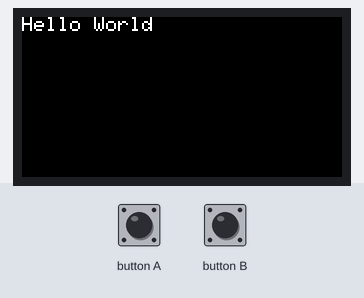
Bench run of a sketch on a simulated ESP32. Parts: 160×80 colour display. The inputs (shaded band) are chosen by the test bench. WiFi joins after 1.5 s; servers stay silent unless stated; what the sketch prints to the serial monitor is not drawn.

Above: at 1.3 s.
1.4 s: button A pressed for 0.15 s
At 4.1 s:
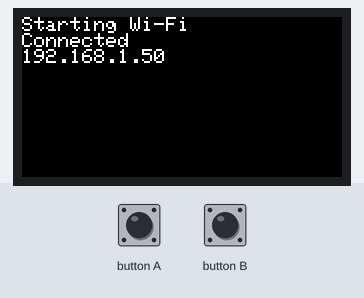
4.4 s: button B pressed for 0.15 s
At 5.0 s:
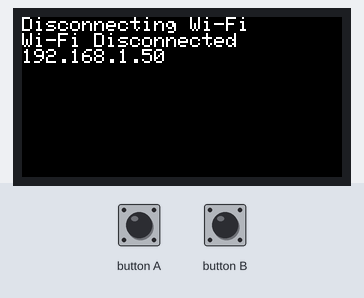
6.0 s: button A pressed for 1 s
At 7.8 s:
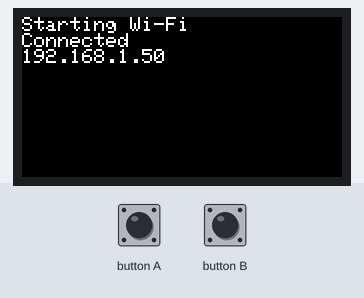
9.0 s: button B pressed for 1 s
At 9.7 s:
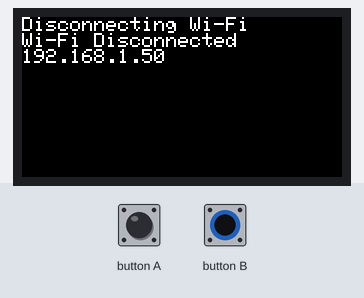
11.5 s: button A driven LOW and button B driven LOW
14.5 s: button B set HIGH
At 17.2 s:
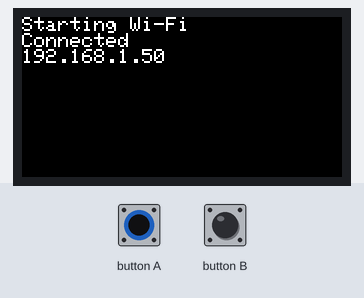
Timing chart, 0 to 18.7 s (numbered marks = the images above; inputs shaded):
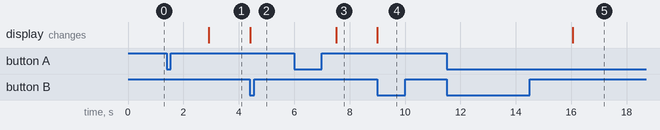

Measured:
- after the input at 1.4 s, the display: changes after 1.5 s (image 1)
- after the input at 4.4 s, the display: changes at once (image 2)
- after the input at 6.0 s, the display: changes after 1.5 s (image 3)
- after the input at 9.0 s, the display: changes at once (image 4)
- after the input at 11.5 s, every drawn part: stays the same
- after the input at 14.5 s, the display: changes after 1.6 s (image 5)

The sketch:

M5StickC_Wifi_on_off_Button_press.ino
```cpp
#include <WiFi.h>
#include <M5StickC.h>

const char* ssid = "put_your_wifi_ssid";
const char* password = "put_your_wifi_password";

void setup() {
  // put your setup code here, to run once:
  Serial.begin(115200);
  M5.begin();
  M5.Lcd.setRotation(1);
  M5.Lcd.setTextSize(1);
  M5.Lcd.println("Hello World");

}

void loop() {
  // put your main code here, to run repeatedly:
 M5.update();
  if (M5.BtnA.isPressed()){
    M5.Lcd.setCursor(0,0);
    M5.Lcd.fillScreen(BLACK);
    M5.Lcd.println("Starting Wi-Fi");
    WiFi.begin(ssid, password);
    while(WiFi.status() != WL_CONNECTED) {
      Serial.print(".");
    }
    M5.Lcd.println("Connected");
    M5.Lcd.println(WiFi.localIP());

  }
  if (M5.BtnB.isPressed()){
    M5.Lcd.setCursor(0,0);
    M5.Lcd.println("Disconnecting Wi-Fi");
    WiFi.disconnect(true);
    WiFi.mode(WIFI_OFF);
    M5.Lcd.println("Wi-Fi Disconnected");

  }
}
```
